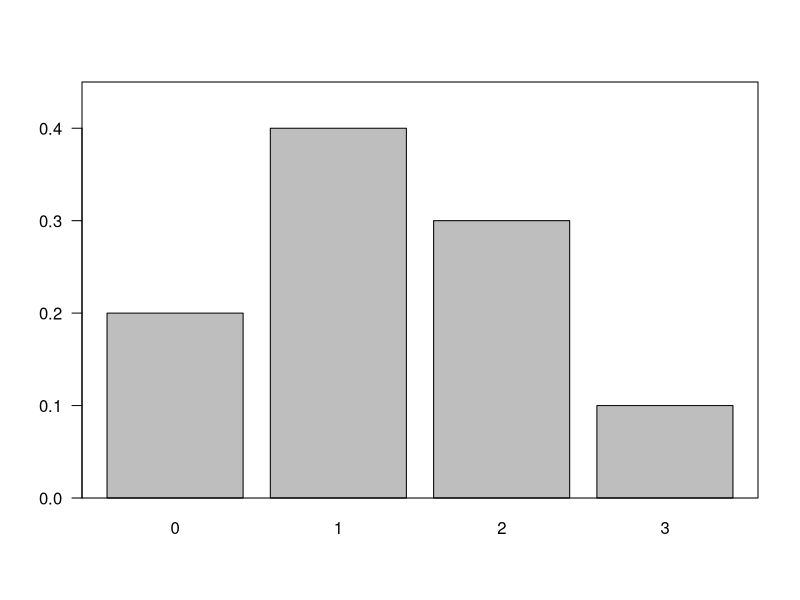
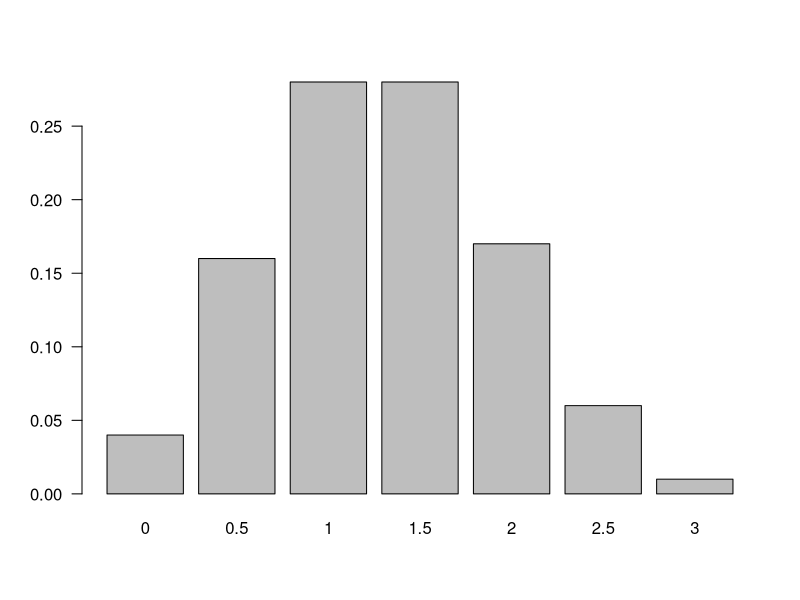
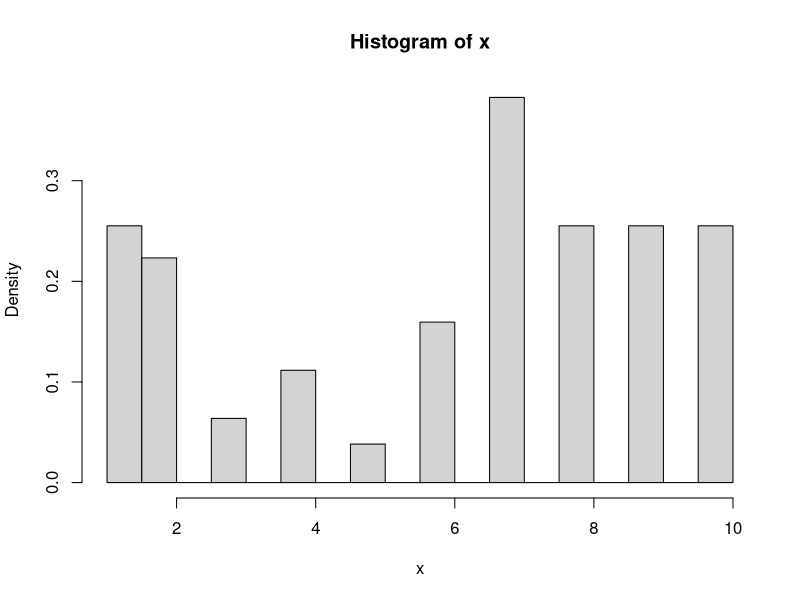
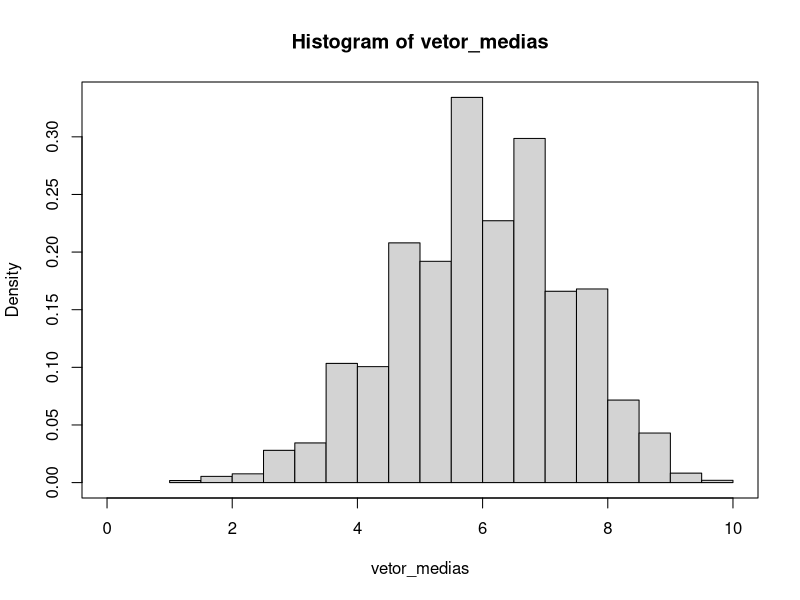
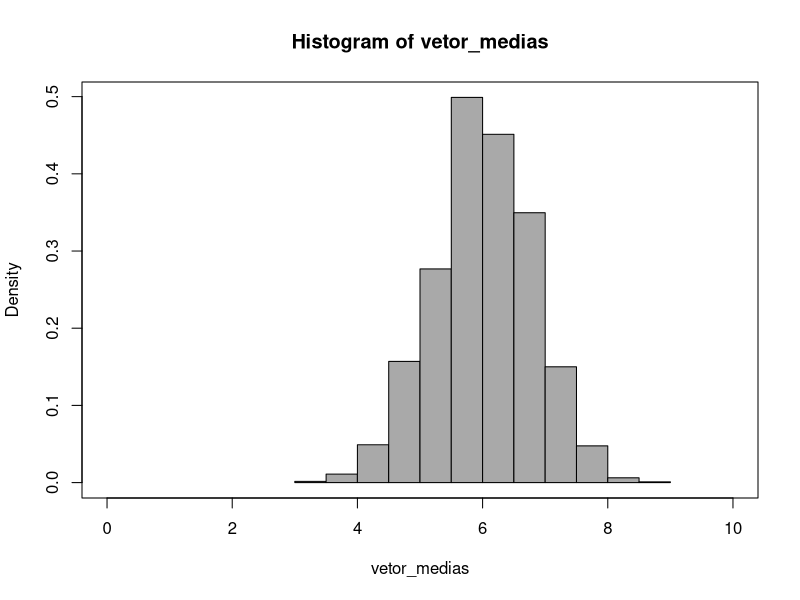
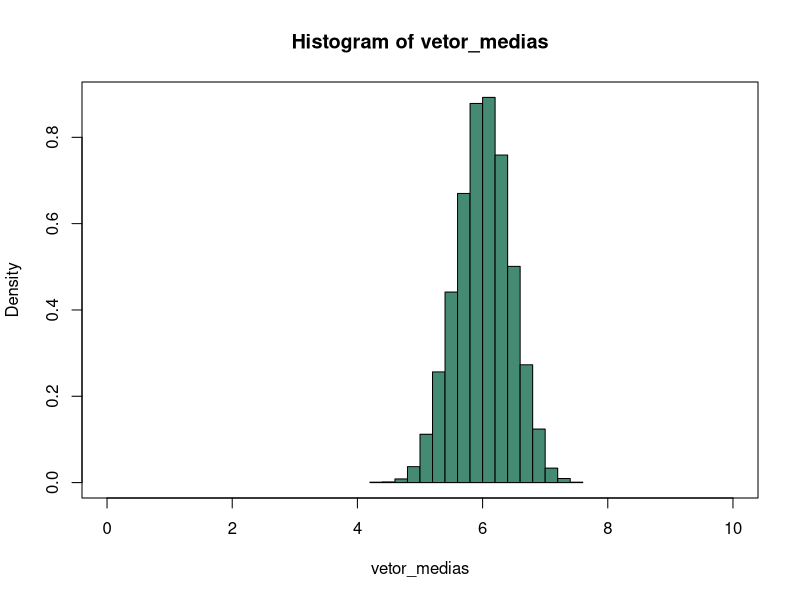

Here is the R script that generated these plots, in order:
## ---- chunk 1
options(htmltools.dir.version = FALSE)
knitr::opts_chunk$set(echo=TRUE, message = FALSE, warning = FALSE, comment = "#>", fig.align = "center")
options(dplyr.print_min = 5, dplyr.print_max = 5)
## ---- chunk 2
knitr::include_graphics("https://raw.githubusercontent.com/arpanosso/estatinfo/master/slides/img/amostra_1.png")
## ---- chunk 3
x<-0:3
px<-c(.2, .4, .3, .1)
barplot(px, names=x,las=1,
        ylim = c(0,.45))
box()
## ---- chunk 4
xb<-c(0,.5,1,1.5,2,2.5,3)
pxb<-c(.04, .16, .28, .28, .17, .06, .01)
barplot(pxb, names=xb,las=1)
## ---- chunk 5
knitr::include_graphics("https://raw.githubusercontent.com/arpanosso/estatinfo/master/slides/img/amostra_2.png")
## ---- chunk 6
set.seed(7355608)
x <- rep(1:10,
                 c(800,700,200,350,120,
                   500,1200,800,800,800)
                 )
## ---- chunk 7
mean(x)
## ---- chunk 8
var(x)
## ---- chunk 9
hist(x, probability = TRUE)
## ---- chunk 10
n <- 5
## ---- chunk 11
amostra <- sample(x,n,replace = TRUE)
mean(amostra)
var(amostra)
## ---- chunk 12
k <- 10000
vetor_medias <- 0
for(i in 1:k) vetor_medias[i] <- mean(sample(x,n,replace=TRUE))
## ---- chunk 13
mean(vetor_medias)
## ---- chunk 14
var(vetor_medias)
## ---- chunk 15
hist(vetor_medias,xlim=c(0,10), probability = TRUE);box()
## ---- chunk 16
n <- 15
k <- 10000
vetor_medias <- 0
for(i in 1:k) vetor_medias[i] <- mean(sample(x,n,replace=TRUE))
hist(vetor_medias,xlim=c(0,10),col="darkgray", probability = TRUE);box()
## ---- chunk 17
n <- 50
k <- 10000
vetor_medias <- 0
for(i in 1:k) vetor_medias[i] <- mean(sample(x,n,replace=TRUE))
hist(vetor_medias,xlim=c(0,10),col="aquamarine4", probability = TRUE);box()
## ---- chunk 18
knitr::include_graphics("https://raw.githubusercontent.com/arpanosso/estatinfo/master/slides/img/hist_8.png")
